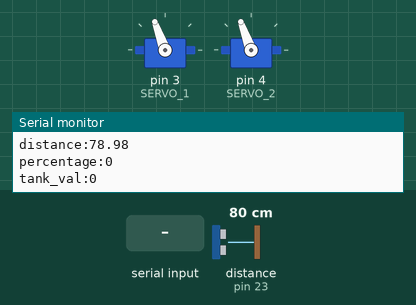
Simulated run of this sketch. Board: Arduino Mega 2560, built with avr-gcc and run on an emulated ATmega2560. Shown: 2 × servo, the last lines printed to the serial monitor. Wiring (inferred from the names in the program): ultrasonic range finder: trigger pin 22; echo pin 23. The inputs (shaded band) are chosen by the test bench; at power-on: distance to the obstacle (sensor on pin 23) 80 cm. The echo pulse lasts 58.3 µs per cm.

Above: at 2.2 s.
2.3 s: "b:\n" received over Serial
At 2.7 s:
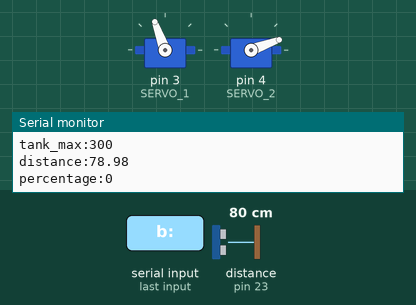
6.8 s: "a:\n" received over Serial
At 8.1 s:
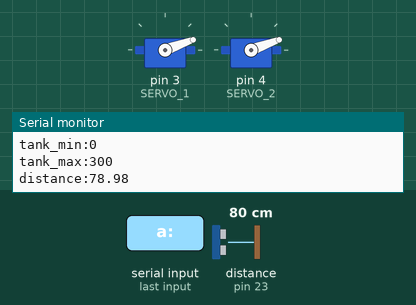
9.8 s: "b:90\n" received over Serial
At 10.6 s:
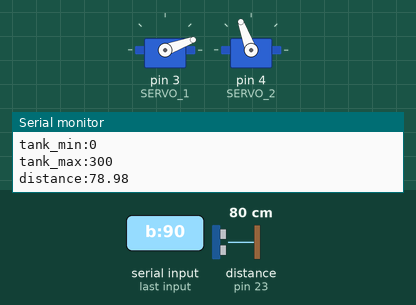
11.3 s: "a:90\n" received over Serial
At 12.0 s:
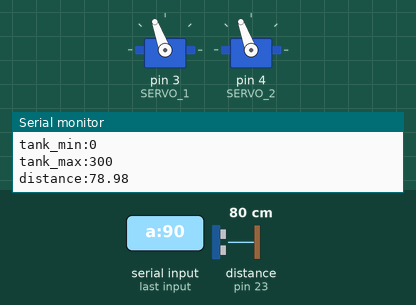
Timing chart, 0 to 14.3 s (numbered marks = the images above; inputs shaded):
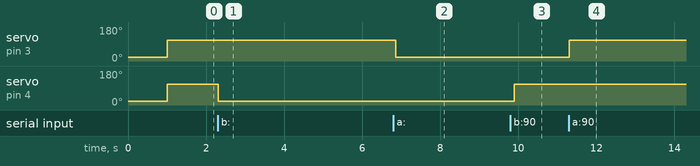

Measured:
- after the input at 2.3 s, servo on pin 4 (SERVO_2): 110° → 20° at once
- after the input at 6.8 s, servo on pin 3 (SERVO_1): 110° → 20° after 0.06 s
- after the input at 9.8 s, servo on pin 4 (SERVO_2): 20° → 110° after 0.10 s
- after the input at 11.3 s, servo on pin 3 (SERVO_1): 20° → 110° at once

The sketch:

back_board.ino
```cpp
#include <Servo.h>

// --- Configuration & Pin Definitions ---
#define SERVO_ACTIVE 20  // 110
#define SERVO_INACTIVE (SERVO_ACTIVE + 90)
#define SERVO_1 3
#define SERVO_2 4

// Ultrasonic Sensor Pins
#define TRIG_PIN 22
#define ECHO_PIN 23

Servo s1, s2;

// Tank Calibration
float MIN_DISTANCE = 70.0;   // Distance (cm) when tank is empty
float MAX_DISTANCE = 5.0;    // Distance (cm) when tank is full
int MIN_LITERS = 0;           // Tank empty
int MAX_LITERS = 300;         // Tank full
float distance=0;
// State Variables
int tank_val = 0;

void setup() {
  Serial.begin(9600);

  s1.attach(SERVO_1);
  s2.attach(SERVO_2);
  s1.write(SERVO_ACTIVE);
  s2.write(SERVO_ACTIVE);

  delay(1000);

  s1.write(SERVO_INACTIVE);
  s2.write(SERVO_INACTIVE);

  pinMode(TRIG_PIN, OUTPUT);
  pinMode(ECHO_PIN, INPUT);
}

void loop() {
  updateTankLevel();  // Measure water level
  handleSerialInput(); // Read serial commands for servo control
  sendTelemetry();     // Send tank level over serial
  delay(100);          // Short delay for stability
}

// Function to measure tank water level
void updateTankLevel() {
  digitalWrite(TRIG_PIN, LOW);
  delayMicroseconds(2);
  digitalWrite(TRIG_PIN, HIGH);
  delayMicroseconds(10);
  digitalWrite(TRIG_PIN, LOW);

  long duration = pulseIn(ECHO_PIN, HIGH);
  distance = duration * 0.034 / 2; // cm

  float liters = MAX_LITERS - mapFloat(distance, MAX_DISTANCE, MIN_DISTANCE, MIN_LITERS, MAX_LITERS);
  tank_val = (int)constrain(liters, MIN_LITERS, MAX_LITERS);
}

// Function to handle serial input to control servos
void handleSerialInput() {
  if (Serial.available() > 0) {
    String line = Serial.readStringUntil('\n');
    line.trim(); // Remove whitespace

    if (line.startsWith("a:")) {
      int val = line.substring(2).toInt();
      s1.write(val == 0 ? SERVO_ACTIVE : SERVO_INACTIVE);
    }
    else if (line.startsWith("b:")) {
      int val = line.substring(2).toInt();
      s2.write(val == 0 ? SERVO_ACTIVE : SERVO_INACTIVE);
    }
  }
}

// Send tank level over Serial
void sendTelemetry() {
  Serial.print("tank_val:");
  Serial.println(tank_val);
  Serial.print("tank_min:");
  Serial.println(MIN_LITERS);
  Serial.print("tank_max:");
  Serial.println(MAX_LITERS);
  Serial.print("distance:");
  Serial.println(distance);
  Serial.print("percentage:");
  Serial.println(100*tank_val/MAX_LITERS);

}

// Helper function to map float values
float mapFloat(float x, float in_min, float in_max, float out_min, float out_max) {
  return (x - in_min) * (out_max - out_min) / (in_max - in_min) + out_min;
}
```
